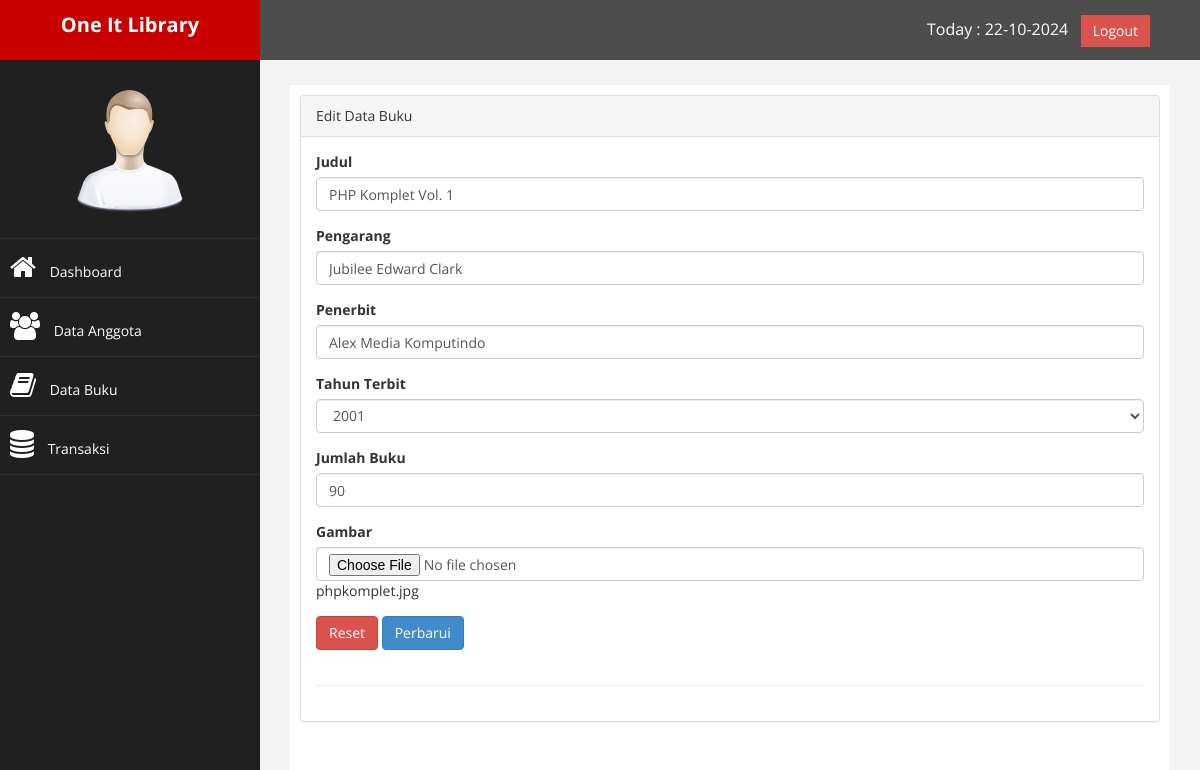
The page /index.php?page=buku&aksi=edit&id=1 (signed in) on the database its author committed.
### tables this page shows
CREATE TABLE `tb_buku` (
  `id` int(9) NOT NULL,
  `judul` varchar(200) NOT NULL,
  `pengarang` varchar(200) NOT NULL,
  `penerbit` varchar(200) NOT NULL,
  `tahun_terbit` varchar(4) NOT NULL,
  `gambar` varchar(200) NOT NULL,
  `isbn` varchar(25) NOT NULL,
  `jumlah_buku` int(3) NOT NULL,
  `lokasi` enum('rak 1','rak 2','rak 3') NOT NULL
);

### page/buku/edit.php (the view, shortened to what this page needs)
<?php
	$id = $_GET["id"];
	$edit = $mysqli->query("SELECT * FROM tb_buku WHERE id =$id");
	$e = mysqli_fetch_array($edit);
 ?>
 <div class="panel panel-default">
                        <div class="panel-heading">
                            Edit Data Buku
                        </div>
                        <div class="panel-body">
                            <div class="row">
                                <div class="col-md-12">
								 <form name="form_buku" action="?page=buku&aksi=update" method="post" enctype="multipart/form-data">
								 	<div class="form-group">
										<label for="judul">Judul</label>
								 		<input type="text" class="form-control" id="judul" name="judul" value="<?= $e["judul"]; ?>" required>
								 	</div>
								 	<div class="form-group">
								 		<label for="pengarang">Pengarang</label>
								 		<input type="text" class="form-control" id="pengarang" name="pengarang" value="<?= $e["pengarang"]; ?>" required>
								 	</div>
								 	<div class="form-group">
								 		<label for="penerbit">Penerbit</label>
								 		<input type="text" class="form-control" id="penerbit" name="penerbit" value="<?= $e["penerbit"]; ?>" required>
								 	</div>
								 	<div class="form-group">
										<label for="tahun_terbit">Tahun Terbit</label>
											<select class="form-control" id="tahun_terbit" name="tahun_terbit" value="<?= $e["tahun_terbit"]; ?>">
												<?php
													$tahun=2001;
													for ($i=$tahun;$i<=$tahun +19;$i++) {
														echo "<option value='".$i."'>".$i."</option>";
													}
												?>
											</select>
									</div>
									<div class="form-group">
										<label for="jumlah_buku">Jumlah Buku</label>
										<input type="number" class="form-control" id="jumlah_buku" name="jumlah_buku" value="<?= $e["jumlah_buku"]; ?>" required>
									</div>
								 	<div class="form-group">
								 		<label for="gambar">Gambar</label>
								 		<input type="file" class="form-control" id="gambar" name="gambar">
								 		<span><?= $e["gambar"]; ?></span>
								 	</div>
								 	<div class="form-group">
								 		<button type="reset" class="btn btn-danger">Reset</button>
										<button type="submit" class="btn btn-primary">Perbarui</button>
								 	</div>
								 </form>

### assets/css/custom.css (style rules this page uses)
body { font-family: 'Open Sans', sans-serif; }

### rows shown on the page
tb_buku: judul "PHP Komplet Vol. 1", pengarang "Jubilee Edward Clark", penerbit "Alex Media Komputindo", tahun_terbit "2001", jumlah_buku "90", gambar "phpkomplet.jpg"
